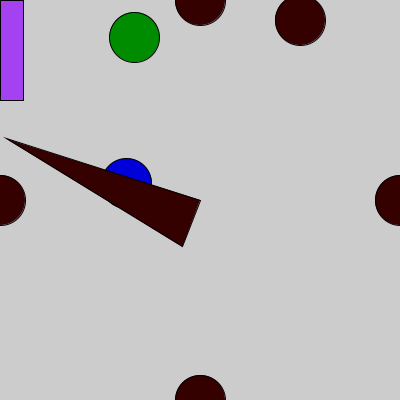
Frame 1 (no input)
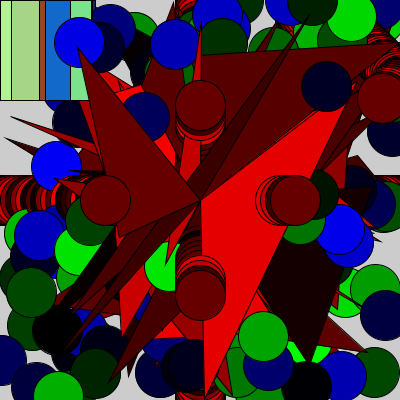
Frame 60 (the mouse pressed at the canvas centre just before this capture)
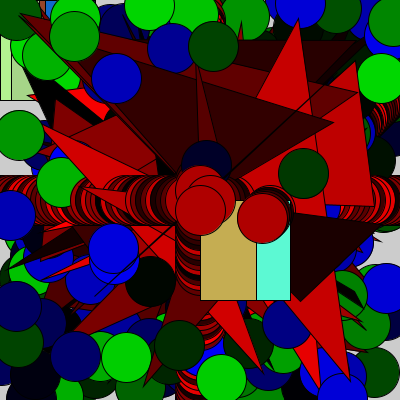
Frame 120 (the mouse held since frame 60 and released just before this capture)

The Processing sketch that drew these frames (run headless with seeded random() and noise(); from frame 60 on, the mouse is pressed at the canvas centre):

// Processing sketch: processing_67620
// ── processing_67620.pde

float ballx = 300;
float bally = 20;
float move_x =2;
float move_y =-2;
 float ball= 0;
 float ball2= 400;

void setup(){
size(400,400);
  
}

void draw(){
    fill(random(255),random(255),random(255));
  rect(mouseX,mouseY,random(100),100);
  fill(0,0,random(255));
  ellipse(random(400),random(400),50,50);
  fill(0,random(256),0);
 ellipse(random(400),random(400),50,50);
  fill(random(256),0,0);
triangle(random(400),random(400),200,200,random(400),random(400));
 
  ellipse(ball,200,50,50);
  ellipse(200,ball,50,50);
  ellipse(ball2,200,50,50);
  ellipse(200,ball2,50,50);
  ellipse(ballx,bally,50,50);
 
     ball=ball+5;
   ball2=ball2-5;

 if (ball2 < 0) {
    ball2=400;
  }
 if (ball > 400){
 ball=0;
 }
  ballx = ballx + move_x;
    bally = bally + move_y;
   
   if (ballx >= width){
   move_x = -move_x;
   }
   if (bally >= height) {
   bally = height;
   move_y = -move_y;
   }
   if(ballx<=0){
  ballx = 0;
  move_x = -move_x;
   }
  if(bally<=0){
  bally=0;
  move_y = -move_y;
   }
 print("resistince is futile ");
  }
  
